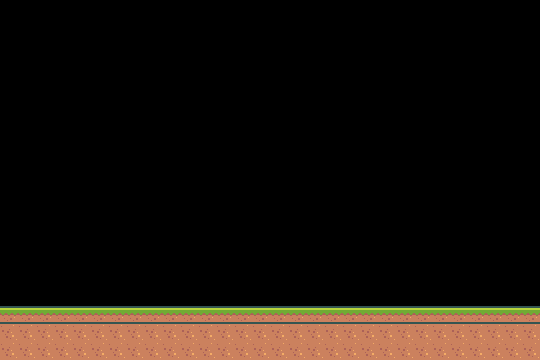

This is a level from a 2D game, rendered from its Tiled map with the project's own tilesets. A one-line summary and the complete map file follow:
An orthogonal 30x20 tile map with 18x18 px tiles, 4 tile layers (terreno, foreground, background, no_touch).

<map version="1.10" tiledversion="1.10.2" orientation="orthogonal" renderorder="right-down" width="30" height="20" tilewidth="18" tileheight="18" infinite="0" nextlayerid="7" nextobjectid="1">
 <tileset firstgid="1" source="tileset.tsx" />
 <layer id="1" name="terreno" width="30" height="20">
  <data encoding="csv">
0,0,0,0,0,0,0,0,0,0,0,0,0,0,0,0,0,0,0,0,0,0,0,0,0,0,0,0,0,0,
0,0,0,0,0,0,0,0,0,0,0,0,0,0,0,0,0,0,0,0,0,0,0,0,0,0,0,0,0,0,
0,0,0,0,0,0,0,0,0,0,0,0,0,0,0,0,0,0,0,0,0,0,0,0,0,0,0,0,0,0,
0,0,0,0,0,0,0,0,0,0,0,0,0,0,0,0,0,0,0,0,0,0,0,0,0,0,0,0,0,0,
0,0,0,0,0,0,0,0,0,0,0,0,0,0,0,0,0,0,0,0,0,0,0,0,0,0,0,0,0,0,
0,0,0,0,0,0,0,0,0,0,0,0,0,0,0,0,0,0,0,0,0,0,0,0,0,0,0,0,0,0,
0,0,0,0,0,0,0,0,0,0,0,0,0,0,0,0,0,0,0,0,0,0,0,0,0,0,0,0,0,0,
0,0,0,0,0,0,0,0,0,0,0,0,0,0,0,0,0,0,0,0,0,0,0,0,0,0,0,0,0,0,
0,0,0,0,0,0,0,0,0,0,0,0,0,0,0,0,0,0,0,0,0,0,0,0,0,0,0,0,0,0,
0,0,0,0,0,0,0,0,0,0,0,0,0,0,0,0,0,0,0,0,0,0,0,0,0,0,0,0,0,0,
0,0,0,0,0,0,0,0,0,0,0,0,0,0,0,0,0,0,0,0,0,0,0,0,0,0,0,0,0,0,
0,0,0,0,0,0,0,0,0,0,0,0,0,0,0,0,0,0,0,0,0,0,0,0,0,0,0,0,0,0,
0,0,0,0,0,0,0,0,0,0,0,0,0,0,0,0,0,0,0,0,0,0,0,0,0,0,0,0,0,0,
0,0,0,0,0,0,0,0,0,0,0,0,0,0,0,0,0,0,0,0,0,0,0,0,0,0,0,0,0,0,
0,0,0,0,0,0,0,0,0,0,0,0,0,0,0,0,0,0,0,0,0,0,0,0,0,0,0,0,0,0,
0,0,0,0,0,0,0,0,0,0,0,0,0,0,0,0,0,0,0,0,0,0,0,0,0,0,0,0,0,0,
0,0,0,0,0,0,0,0,0,0,0,0,0,0,0,0,0,0,0,0,0,0,0,0,0,0,0,0,0,0,
3,3,3,3,3,3,3,3,3,3,3,3,3,3,3,3,3,3,3,3,3,3,3,3,3,3,3,3,3,3,
123,123,123,123,123,123,123,123,123,123,123,123,123,123,123,123,123,123,123,123,123,123,123,123,123,123,123,123,123,123,
123,123,123,123,123,123,123,123,123,123,123,123,123,123,123,123,123,123,123,123,123,123,123,123,123,123,123,123,123,123
</data>
 </layer>
 <objectgroup id="3" name="gettoni" />
 <layer id="4" name="foreground" width="30" height="20">
  <data encoding="csv">
0,0,0,0,0,0,0,0,0,0,0,0,0,0,0,0,0,0,0,0,0,0,0,0,0,0,0,0,0,0,
0,0,0,0,0,0,0,0,0,0,0,0,0,0,0,0,0,0,0,0,0,0,0,0,0,0,0,0,0,0,
0,0,0,0,0,0,0,0,0,0,0,0,0,0,0,0,0,0,0,0,0,0,0,0,0,0,0,0,0,0,
0,0,0,0,0,0,0,0,0,0,0,0,0,0,0,0,0,0,0,0,0,0,0,0,0,0,0,0,0,0,
0,0,0,0,0,0,0,0,0,0,0,0,0,0,0,0,0,0,0,0,0,0,0,0,0,0,0,0,0,0,
0,0,0,0,0,0,0,0,0,0,0,0,0,0,0,0,0,0,0,0,0,0,0,0,0,0,0,0,0,0,
0,0,0,0,0,0,0,0,0,0,0,0,0,0,0,0,0,0,0,0,0,0,0,0,0,0,0,0,0,0,
0,0,0,0,0,0,0,0,0,0,0,0,0,0,0,0,0,0,0,0,0,0,0,0,0,0,0,0,0,0,
0,0,0,0,0,0,0,0,0,0,0,0,0,0,0,0,0,0,0,0,0,0,0,0,0,0,0,0,0,0,
0,0,0,0,0,0,0,0,0,0,0,0,0,0,0,0,0,0,0,0,0,0,0,0,0,0,0,0,0,0,
0,0,0,0,0,0,0,0,0,0,0,0,0,0,0,0,0,0,0,0,0,0,0,0,0,0,0,0,0,0,
0,0,0,0,0,0,0,0,0,0,0,0,0,0,0,0,0,0,0,0,0,0,0,0,0,0,0,0,0,0,
0,0,0,0,0,0,0,0,0,0,0,0,0,0,0,0,0,0,0,0,0,0,0,0,0,0,0,0,0,0,
0,0,0,0,0,0,0,0,0,0,0,0,0,0,0,0,0,0,0,0,0,0,0,0,0,0,0,0,0,0,
0,0,0,0,0,0,0,0,0,0,0,0,0,0,0,0,0,0,0,0,0,0,0,0,0,0,0,0,0,0,
0,0,0,0,0,0,0,0,0,0,0,0,0,0,0,0,0,0,0,0,0,0,0,0,0,0,0,0,0,0,
0,0,0,0,0,0,0,0,0,0,0,0,0,0,0,0,0,0,0,0,0,0,0,0,0,0,0,0,0,0,
0,0,0,0,0,0,0,0,0,0,0,0,0,0,0,0,0,0,0,0,0,0,0,0,0,0,0,0,0,0,
0,0,0,0,0,0,0,0,0,0,0,0,0,0,0,0,0,0,0,0,0,0,0,0,0,0,0,0,0,0,
0,0,0,0,0,0,0,0,0,0,0,0,0,0,0,0,0,0,0,0,0,0,0,0,0,0,0,0,0,0
</data>
 </layer>
 <layer id="5" name="background" width="30" height="20">
  <data encoding="csv">
0,0,0,0,0,0,0,0,0,0,0,0,0,0,0,0,0,0,0,0,0,0,0,0,0,0,0,0,0,0,
0,0,0,0,0,0,0,0,0,0,0,0,0,0,0,0,0,0,0,0,0,0,0,0,0,0,0,0,0,0,
0,0,0,0,0,0,0,0,0,0,0,0,0,0,0,0,0,0,0,0,0,0,0,0,0,0,0,0,0,0,
0,0,0,0,0,0,0,0,0,0,0,0,0,0,0,0,0,0,0,0,0,0,0,0,0,0,0,0,0,0,
0,0,0,0,0,0,0,0,0,0,0,0,0,0,0,0,0,0,0,0,0,0,0,0,0,0,0,0,0,0,
0,0,0,0,0,0,0,0,0,0,0,0,0,0,0,0,0,0,0,0,0,0,0,0,0,0,0,0,0,0,
0,0,0,0,0,0,0,0,0,0,0,0,0,0,0,0,0,0,0,0,0,0,0,0,0,0,0,0,0,0,
0,0,0,0,0,0,0,0,0,0,0,0,0,0,0,0,0,0,0,0,0,0,0,0,0,0,0,0,0,0,
0,0,0,0,0,0,0,0,0,0,0,0,0,0,0,0,0,0,0,0,0,0,0,0,0,0,0,0,0,0,
0,0,0,0,0,0,0,0,0,0,0,0,0,0,0,0,0,0,0,0,0,0,0,0,0,0,0,0,0,0,
0,0,0,0,0,0,0,0,0,0,0,0,0,0,0,0,0,0,0,0,0,0,0,0,0,0,0,0,0,0,
0,0,0,0,0,0,0,0,0,0,0,0,0,0,0,0,0,0,0,0,0,0,0,0,0,0,0,0,0,0,
0,0,0,0,0,0,0,0,0,0,0,0,0,0,0,0,0,0,0,0,0,0,0,0,0,0,0,0,0,0,
0,0,0,0,0,0,0,0,0,0,0,0,0,0,0,0,0,0,0,0,0,0,0,0,0,0,0,0,0,0,
0,0,0,0,0,0,0,0,0,0,0,0,0,0,0,0,0,0,0,0,0,0,0,0,0,0,0,0,0,0,
0,0,0,0,0,0,0,0,0,0,0,0,0,0,0,0,0,0,0,0,0,0,0,0,0,0,0,0,0,0,
0,0,0,0,0,0,0,0,0,0,0,0,0,0,0,0,0,0,0,0,0,0,0,0,0,0,0,0,0,0,
0,0,0,0,0,0,0,0,0,0,0,0,0,0,0,0,0,0,0,0,0,0,0,0,0,0,0,0,0,0,
0,0,0,0,0,0,0,0,0,0,0,0,0,0,0,0,0,0,0,0,0,0,0,0,0,0,0,0,0,0,
0,0,0,0,0,0,0,0,0,0,0,0,0,0,0,0,0,0,0,0,0,0,0,0,0,0,0,0,0,0
</data>
 </layer>
 <layer id="6" name="no_touch" width="30" height="20">
  <data encoding="csv">
0,0,0,0,0,0,0,0,0,0,0,0,0,0,0,0,0,0,0,0,0,0,0,0,0,0,0,0,0,0,
0,0,0,0,0,0,0,0,0,0,0,0,0,0,0,0,0,0,0,0,0,0,0,0,0,0,0,0,0,0,
0,0,0,0,0,0,0,0,0,0,0,0,0,0,0,0,0,0,0,0,0,0,0,0,0,0,0,0,0,0,
0,0,0,0,0,0,0,0,0,0,0,0,0,0,0,0,0,0,0,0,0,0,0,0,0,0,0,0,0,0,
0,0,0,0,0,0,0,0,0,0,0,0,0,0,0,0,0,0,0,0,0,0,0,0,0,0,0,0,0,0,
0,0,0,0,0,0,0,0,0,0,0,0,0,0,0,0,0,0,0,0,0,0,0,0,0,0,0,0,0,0,
0,0,0,0,0,0,0,0,0,0,0,0,0,0,0,0,0,0,0,0,0,0,0,0,0,0,0,0,0,0,
0,0,0,0,0,0,0,0,0,0,0,0,0,0,0,0,0,0,0,0,0,0,0,0,0,0,0,0,0,0,
0,0,0,0,0,0,0,0,0,0,0,0,0,0,0,0,0,0,0,0,0,0,0,0,0,0,0,0,0,0,
0,0,0,0,0,0,0,0,0,0,0,0,0,0,0,0,0,0,0,0,0,0,0,0,0,0,0,0,0,0,
0,0,0,0,0,0,0,0,0,0,0,0,0,0,0,0,0,0,0,0,0,0,0,0,0,0,0,0,0,0,
0,0,0,0,0,0,0,0,0,0,0,0,0,0,0,0,0,0,0,0,0,0,0,0,0,0,0,0,0,0,
0,0,0,0,0,0,0,0,0,0,0,0,0,0,0,0,0,0,0,0,0,0,0,0,0,0,0,0,0,0,
0,0,0,0,0,0,0,0,0,0,0,0,0,0,0,0,0,0,0,0,0,0,0,0,0,0,0,0,0,0,
0,0,0,0,0,0,0,0,0,0,0,0,0,0,0,0,0,0,0,0,0,0,0,0,0,0,0,0,0,0,
0,0,0,0,0,0,0,0,0,0,0,0,0,0,0,0,0,0,0,0,0,0,0,0,0,0,0,0,0,0,
0,0,0,0,0,0,0,0,0,0,0,0,0,0,0,0,0,0,0,0,0,0,0,0,0,0,0,0,0,0,
0,0,0,0,0,0,0,0,0,0,0,0,0,0,0,0,0,0,0,0,0,0,0,0,0,0,0,0,0,0,
0,0,0,0,0,0,0,0,0,0,0,0,0,0,0,0,0,0,0,0,0,0,0,0,0,0,0,0,0,0,
0,0,0,0,0,0,0,0,0,0,0,0,0,0,0,0,0,0,0,0,0,0,0,0,0,0,0,0,0,0
</data>
 </layer>
</map>
